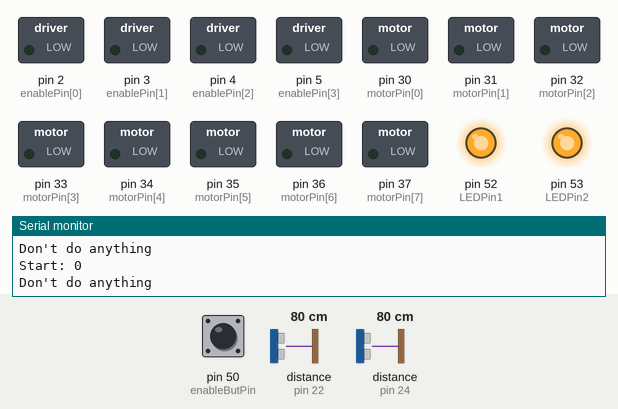
Recording of a sketch running on a simulated Arduino Mega 2560, built with avr-gcc and run on an emulated ATmega2560. Parts: switched loads named in the sketch (green lamp = pin HIGH), output pins drawn as LEDs (lit = HIGH), the last lines printed to the serial monitor. Inputs (shaded band) come from the test bench; at power-on: pin 50 (enableButPin) LOW, distance to the obstacle (sensors on pin 24, pin 22) 80 cm. The echo pulse lasts 58.3 µs per cm; pins used as bus, display or sensor lines are not drawn.

Above: at 2.8 s.
2.9 s: pin 50 (enableButPin) pulled HIGH for 1.2 s
At 3.7 s:
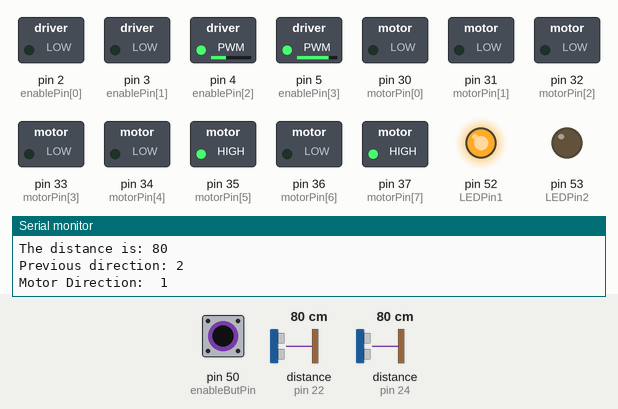
5.6 s: distance to the obstacle (sensor on pin 24) set to 14 cm
7.1 s: distance to the obstacle (sensor on pin 24) set to 11 cm
At 8.1 s:
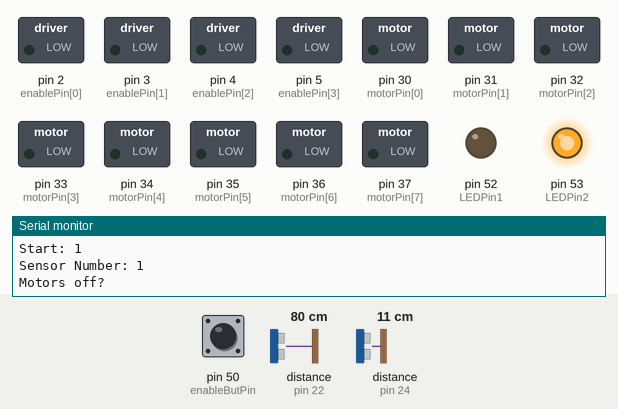
At 9.6 s:
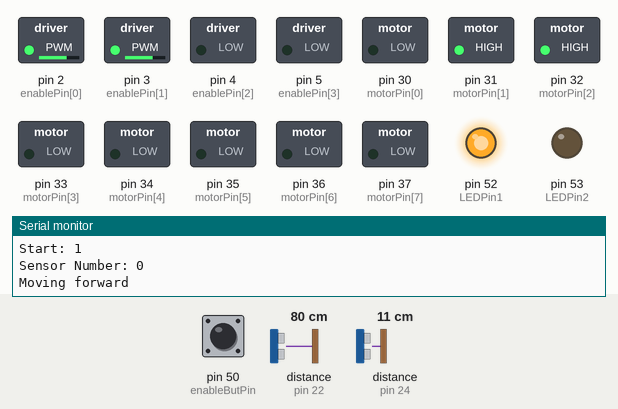
Timing chart, 0 to 11.1 s (numbered marks = the images above; inputs shaded):
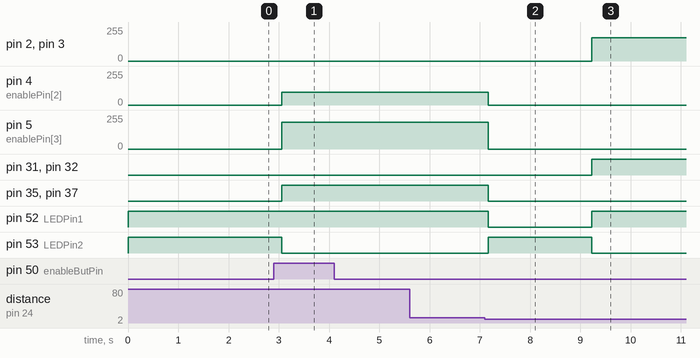

The sketch:

driveToLocation.ino
```cpp
// define constants for sonar sensors
const int echoPin[] = {
  22,24,26,28}; // Echo Pin
const int trigPin[] = {
  23,25,27,29}; // Trigger Pin
const int LEDPin1 = 52; // red LED for out of range
const int LEDPin2 = 53; // blue LED for in range
const float distanceConstant = 58.2;

int maxRange = 12;

//define constants for motors
const int motorPin[] = {
  30,31,32,33,34,35,36,37};
const int enablePin[] = {
  2,3,4,5}; // Starts from top, going clockwise

long duration, distance;

int dir = 1; // 0 - front, 1 - right, 2 - back, 3 - left
int prevDir = 2;
int sensorNum = 1;
boolean highLow = 0;

//enable pin to start
boolean start;
const int enableButPin = 50;
int enableState = 0;
int prevEnableState = 0;

void setup()
{
  Serial.begin(9600);

  pinMode(LEDPin1, OUTPUT);
  pinMode(LEDPin2, OUTPUT);

  for (int i = 0; i < 9; i++)
  {
    pinMode(motorPin[i], OUTPUT);
    if (i < 4)
    {
      pinMode(trigPin[i], OUTPUT);
      pinMode(echoPin[i], INPUT);
    }
  }
  pinMode(enableButPin, INPUT);
}

void loop()
{
  enableState = digitalRead(enableButPin);
  delay(1);
  if(enableState != prevEnableState)
  {
    if(enableState)
      start = 1;
  }
  Serial.print("Start: ");
  Serial.println(start);

  if(start)
  {
    //Every iteration, check distance to wall
    sensor(sensorNum);
    Serial.print("Sensor Number: ");
    Serial.println(sensorNum);

    // function call to determine if at wall or not
    keepDriving();

    // diagnostic outputs
    Serial.print("The distance is: ");
    Serial.println(distance);
    Serial.print("Previous direction: ");
    Serial.println(prevDir);

    Serial.print("Motor Direction:  ");
    Serial.println(dir);
  }
  else
  {
    digitalWrite(LEDPin1, HIGH);
    digitalWrite(LEDPin2, HIGH);
    Serial.println("Don't do anything");
    delay(1000);
  }
}

// Function to turn off motors, before switching directions
void turnMotorsOff()
{
  // Write low to all enable pins on H-bridge (0 volts)
  analogWrite(enablePin[0], 0);
  analogWrite(enablePin[1], 0);
  analogWrite(enablePin[2], 0);
  analogWrite(enablePin[3], 0);

  for(int i = 0; i < 8; i++)
  {
    digitalWrite(motorPin[i], LOW);
  }

  Serial.println("Motors off?");
  delay(1000);
}

void keepDriving()
{
  // At designated location
  if (distance <= maxRange)
  {
    // Switch LED outputs
    digitalWrite(LEDPin1, LOW);
    digitalWrite(LEDPin2, HIGH);
    turnMotorsOff(); // turn motors off before making decision, so it doesn't keep driving

    if(dir == 1) // If going right, switch to going forward (for first hopper and first instance)
    {
      Serial.println("Got to first checkpoint");
      delay(1000);
      prevDir = dir;
      dir = 0;
      sensorNum = 0;
    }
    else if (dir == 0) // If going forward, switch to going left
    {
        Serial.println("Going to board");
        delay(1000);
        prevDir = dir;
        dir = -1;
        sensorNum = 1;
        maxRange = 15;
    }
    else if (dir == 2)
    {
      Serial.println("At game board!");
      delay(1000);
      prevDir = dir;
      dir = -1;
      sensorNum = 1; // There needs to be some logic here to then place ball and return to last hopper
      maxRange = 15;
    }
    else if (dir == -1) // stop running
    {
      turnMotorsOff();
    }
  }
  else if (distance >= maxRange){ // Not close enough, keep driving in direction
    digitalWrite(LEDPin1, HIGH);
    digitalWrite(LEDPin2, LOW);
    movement(dir);
  }
}

void movement(int motorDirection)//0 is forward, 1 is right, 2 is back, 3 is left, -1 is nothing
{
  // structure for designating current flow through H-bridges
  if(motorDirection == 0)
  {
    highLow = 1;
    Serial.println("Moving forward");
  }
  else if (motorDirection == 1)
  {
    Serial.println("Moving right");
    highLow = 1;
  }
  else if (motorDirection == 2)
  {
    Serial.println("Moving backwards");
    highLow = 0;
  }
  else if (motorDirection == 3)
  {
    Serial.println("Moving left");
    highLow = 0;
  }
  else
  {
    Serial.println("Don't need to move");
  }

  // Write voltages to enable pins, and direct current through H-bridge (need to modify analogWrite values)
  if(motorDirection == 0 || motorDirection == 2)
  {
    analogWrite(enablePin[0], 175); // direct left wheel
    analogWrite(enablePin[1], 175); // direct right wheel
    digitalWrite(motorPin[0], !highLow);
    digitalWrite(motorPin[1], highLow);
    digitalWrite(motorPin[2], highLow);
    digitalWrite(motorPin[3], !highLow);
    // turn unwanted motors off (safety check)
    digitalWrite(motorPin[4], LOW);
    digitalWrite(motorPin[5], LOW);
    digitalWrite(motorPin[6], LOW);
    digitalWrite(motorPin[7], LOW);
  }
  else if(motorDirection == 1 || motorDirection == 3)
  {
    analogWrite(enablePin[2], 95); // Direct front wheel
    analogWrite(enablePin[3], 200); // Direct back wheel
    // turn unwanted motors off (safety check)
    digitalWrite(motorPin[0], LOW);
    digitalWrite(motorPin[1], LOW);
    digitalWrite(motorPin[2], LOW);
    digitalWrite(motorPin[3], LOW);
    digitalWrite(motorPin[4], !highLow);
    digitalWrite(motorPin[5], highLow);
    digitalWrite(motorPin[6], !highLow);
    digitalWrite(motorPin[7], highLow);
  }
  else
  {
    for(int i = 0; i < 8; i++)
    {
      digitalWrite(motorPin[i], 0);
    }
  }
}

// function for determining distance to wall/objects
void sensor(int sensorNum)
{
  digitalWrite(trigPin[sensorNum], LOW);
  delayMicroseconds(2);

  digitalWrite(trigPin[sensorNum], HIGH);
  delayMicroseconds(10);

  digitalWrite(trigPin[sensorNum], LOW);
  duration = pulseIn(echoPin[sensorNum], HIGH);

  //Calculate the distance (in cm) based on the speed of sound.
  distance = duration/distanceConstant;

  delay(50);
}
```

Measured:
- the behaviour switches between 13 and 12 cm on distance to the obstacle (sensor on pin 24) (found by bisection; images 1 and 2)
- after the input at 2.9 s, pin 4 (enablePin[2]): 0/255 → 95/255 after 0.16 s; pin 5 (enablePin[3]): 0/255 → 200/255 after 0.16 s; pin 35 (motorPin[5]), pin 37 (motorPin[7]): LOW → HIGH after 0.16 s; pin 53 (LEDPin2): HIGH → LOW after 0.16 s
- after the input at 7.1 s, pin 2 (enablePin[0]), pin 3 (enablePin[1]): 0/255 → 175/255 after 2.1 s; pin 4 (enablePin[2]): 95/255 → 0/255 after 0.06 s; pin 5 (enablePin[3]): 200/255 → 0/255 after 0.06 s; pin 31 (motorPin[1]), pin 32 (motorPin[2]): LOW → HIGH after 2.1 s; pin 35 (motorPin[5]), pin 37 (motorPin[7]): HIGH → LOW after 0.06 s
